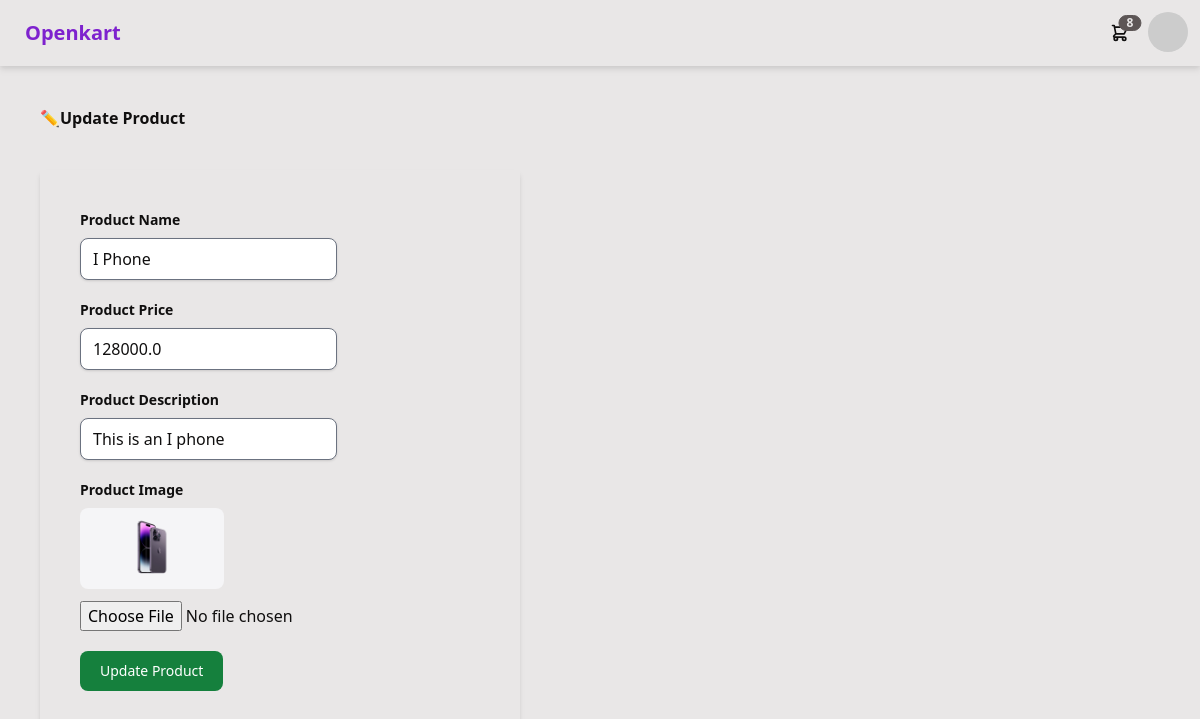
The page /myapp/products/update/1 on the database its author committed.
### myapp/models.py (models this page shows, shortened)
class Product(models.Model):
    name=models.CharField(max_length=50)
    price=models.FloatField()
    description = models.CharField(max_length=200)
    image=models.ImageField(blank=True,upload_to='images')
    seller_name = models.ForeignKey(User,on_delete=models.CASCADE)

### myapp/views.py (the view)
# urls.py: path('products/update/<int:pk>',ProductsUpdateView.as_view(),name='update_products'),
class ProductsUpdateView(UpdateView):
    model = Product
    context_object_name = 'p'
    template_name = 'myapp/update_product.html'
    fields = ['name','price','description','image','seller_name']
    success_url = reverse_lazy('myapp:products')

### myapp/templates/myapp/update_product.html (shortened to what this page needs)
{% extends 'myapp/base.html' %}
{% block content %}
<h1 class="text-2x1 font-bold m-10">✏️Update Product</h1>
<form class="w-2/5 shadow-md m-10 p-10" method="POST" enctype="multipart/form-data">
  <div class="mb-5">
    <label class="block text-grey-700 text-sm font-bold mb-2" for="">Product Name</label>
    <input class="appearance-none shadow border rounded-lg text-grey-800" value="{{p.name}}" placeholder="Name" type="text" name="name" id="name">
  </div>
  <div class="mb-5">
    <label class="block text-grey-700 text-sm font-bold mb-2" for="">Product Price</label>
    <input class="appearance-none shadow border rounded-lg text-grey-800" value="{{p.price}}" placeholder="Price" type="text" name="price" id="price">
  </div>
  <div class="mb-5">
    <label class="block text-grey-700 text-sm font-bold mb-2" for="">Product Description</label> <input
      class="appearance-none shadow border rounded-lg text-grey-880" value="{{p.description}}" placeholder="Description" type="text" name="desc" id="desc">
  </div>
  <div class="mb-5">
    <label class="block text-grey-700 text-sm font-bold mb-2" for="">Product Image</label>
    <img class="w-36 mb-3 rounded-lg" src="{{p.image.url}}" alt="image not found">
    <input type="file" name="upload" id="upload">
  </div>
  <div class="mb-5">
    <input
      class="focus:outline-none text-white bg-green-700 hover:bg-green-800 focus:ring-4 focus:ring-green-400 font-medium rounded-lg text-sm px-5 py-2.5 mr-2 mb-2 dark:bg-green-600 dark:hover:bg-green-700" type="submit" accept="image/" name="Update Product" value="Update Product">
  </div>
</form>
{% endblock %}

### rows shown on the page
Product: name "I Phone", price "128000.0", desc "This is an I phone", image (picture)
